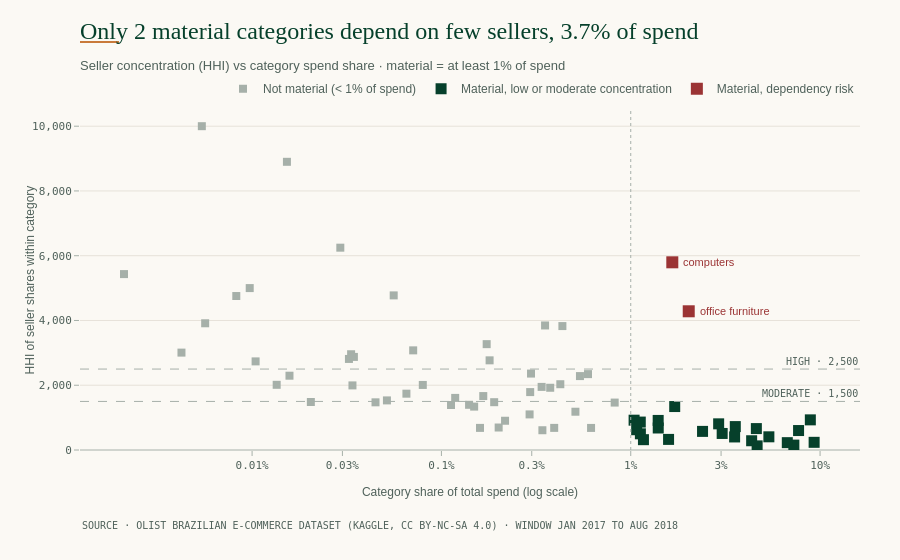

Source (notebook cell):
### Code cell
fig = go.Figure()
groups = [
    ("Not material (< 1% of spend)", ~c["material"], C["context"], 8),
    ("Material, low or moderate concentration", c["material"] & ~c["at_risk"], C["forest_700"], 11),
    ("Material, dependency risk", c["at_risk"], C["unfavorable"], 12),
]
for name, mask, color, size in groups:
    d = c[mask]
    fig.add_scatter(x=d["spend_share"], y=d["hhi"], mode="markers", name=name,
                    marker=dict(symbol="square", size=size, color=color),
                    customdata=np.stack([d["label"], d["n_sellers"], d["top1_share_pct"]], axis=-1),
                    hovertemplate="<b>%{customdata[0]}</b><br>%{x:.1%} of spend · HHI %{y:,.0f}"
                                  "<br>%{customdata[1]} sellers · top seller %{customdata[2]:.0f}%<extra></extra>")

for level, txt in [(1500, "MODERATE · 1,500"), (2500, "HIGH · 2,500")]:
    fig.add_hline(y=level, line=dict(color=C["baseline"], width=1, dash="dash"))
    fig.add_annotation(x=1, xref="paper", y=level, yanchor="bottom", xanchor="right",
                       text=txt, showarrow=False, font=dict(family=MONO, size=10, color=C["axis"]))
fig.add_vline(x=MATERIAL, line=dict(color=C["baseline"], width=1, dash="dot"))

# direct labels only where action is needed
for _, r in c[c["at_risk"]].iterrows():
    fig.add_annotation(x=np.log10(r["spend_share"]), y=r["hhi"], text=r["label"], showarrow=False,
                       xanchor="left", xshift=9, font=dict(size=11, color=C["unfavorable"]))

ticks = [0.0001, 0.0003, 0.001, 0.003, 0.01, 0.03, 0.1]
fig.update_xaxes(type="log", title="Category share of total spend (log scale)",
                 tickvals=ticks, ticktext=["0.01%", "0.03%", "0.1%", "0.3%", "1%", "3%", "10%"])
fig.update_yaxes(title="HHI of seller shares within category", range=[0, 10500], tickformat=",.0f")
n_risk = int(c["at_risk"].sum())
title = (f"Only {n_risk} material categories depend on few sellers, {share(c['at_risk']):.1%} of spend"
         if n_risk else "No material category depends on few sellers")
finish(fig, title, "Seller concentration (HHI) vs category spend share · material = at least 1% of spend")
fig.show()
save(fig, "02_category_concentration")

### Figure 1 — Plotly figure (JSON) as saved in the notebook; plotly's stock layout.template omitted (floating-point values rounded to 4 significant figures; data arrays with more than 128 entries replaced by an {"elided": "..."} marker saying what was removed)
{"data": [{"customdata": {"elided": "48x3 mixed values"}, "hovertemplate": "<b>%{customdata[0]}</b><br>%{x:.1%} of spend · HHI %{y:,.0f}<br>%{customdata[1]} sellers · top seller %{customdata[2]:.0f}%<extra></extra>", "marker": {"color": "#A6B0A9", "size": 8, "symbol": "square"}, "mode": "markers", "name": "Not material (< 1% of spend)", "type": "scatter", "x": [0.0005155, 0.0001044, 0.008227, 8.253e-05, 0.0004487, 0.002006, 0.0005598, 0.0002925, 5.653e-05, 0.005103, 0.0001349, 0.0003248, 0.003528, 0.003756, 0.002974, 0.0014, 0.001124, 0.001599, 0.002923, 0.000345, 0.001489, 0.005948, 0.001797, 0.0007973, 9.717e-05, 0.003942, 0.0006534, 0.006172, 0.0002044, 0.002944, 2.106e-05, 4.237e-05, 0.002168, 0.003415, 0.001734, 0.0019, 5.428e-05, 0.003383, 0.001182, 0.004247, 0.004355, 0.001664, 0.0001576, 0.005393, 0.0003335, 0.000339, 0.0007094, 0.0001528], "y": [1532.0, 2736.0, 1465.0, 4755.0, 1472.0, 694.6, 4775.0, 6248.0, 3913.0, 1182.0, 2013.0, 2812.0, 3846.0, 1923.0, 2360.0, 1396.0, 1390.0, 683.2, 1099.0, 2875.0, 1340.0, 2343.0, 2769.0, 2009.0, 5000.0, 683.3, 1739.0, 681.8, 1482.0, 1788.0, 5432.0, 3008.0, 903.6, 610.1, 3269.0, 1476.0, 10000.0, 1949.0, 1609.0, 2031.0, 3827.0, 1665.0, 2295.0, 2283.0, 2957.0, 1995.0, 3077.0, 8900.0]}, {"customdata": [["watches gifts", 98, 16.83], ["cool stuff", 260, 21.85], ["garden tools", 235, 21.49], ["toys", 248, 16.68], ["baby", 239, 18.22], ["perfumery", 172, 17.18], ["luggage accessories", 73, 21.75], ["construction tools construction", 127, 17.92], ["stationery", 173, 34.73], ["bed bath table", 194, 15.94], ["consoles games", 81, 23.6], ["fashion bags accessories", 98, 11.95], ["sports leisure", 474, 5.488], ["housewares", 462, 4.931], ["telephony", 146, 17.36], ["auto", 370, 11.03], ["pet shop", 135, 8.571], ["small appliances", 101, 19.4], ["furniture decor", 356, 15.46], ["health beauty", 485, 6.337], ["electronics", 146, 9.032], ["musical instruments", 68, 20.32], ["computers accessories", 284, 5.898]], "hovertemplate": "<b>%{customdata[0]}</b><br>%{x:.1%} of spend · HHI %{y:,.0f}<br>%{customdata[1]} sellers · top seller %{customdata[2]:.0f}%<extra></extra>", "marker": {"color": "#06402B", "size": 11, "symbol": "square"}, "mode": "markers", "name": "Material, low or moderate concentration", "type": "scatter", "x": [0.08884, 0.04608, 0.03566, 0.03537, 0.03041, 0.02913, 0.01042, 0.01075, 0.01707, 0.07699, 0.01123, 0.01124, 0.0727, 0.04651, 0.02395, 0.04351, 0.01584, 0.01397, 0.05365, 0.09303, 0.01167, 0.01396, 0.06713], "y": [930.9, 661.1, 723.0, 402.9, 510.8, 807.8, 920.9, 626.1, 1342.0, 600.9, 862.6, 500.1, 151.2, 127.2, 574.6, 285.8, 327.3, 679.8, 407.3, 237.3, 318.8, 913.1, 226.7]}, {"customdata": [["office furniture", 34, 63.52], ["computers", 9, 74.84]], "hovertemplate": "<b>%{customdata[0]}</b><br>%{x:.1%} of spend · HHI %{y:,.0f}<br>%{customdata[1]} sellers · top seller %{customdata[2]:.0f}%<extra></extra>", "marker": {"color": "#9B3434", "size": 12, "symbol": "square"}, "mode": "markers", "name": "Material, dependency risk", "type": "scatter", "x": [0.02024, 0.01658], "y": [4284.0, 5796.0]}], "layout": {"annotations": [{"font": {"color": "#4F615A", "family": "IBM Plex Mono, Consolas, monospace", "size": 10}, "showarrow": false, "text": "MODERATE · 1,500", "x": 1, "xanchor": "right", "xref": "paper", "y": 1500, "yanchor": "bottom"}, {"font": {"color": "#4F615A", "family": "IBM Plex Mono, Consolas, monospace", "size": 10}, "showarrow": false, "text": "HIGH · 2,500", "x": 1, "xanchor": "right", "xref": "paper", "y": 2500, "yanchor": "bottom"}, {"font": {"color": "#9B3434", "size": 11}, "showarrow": false, "text": "office furniture", "x": -1.694, "xanchor": "left", "xshift": 9, "y": 4284.0}, {"font": {"color": "#9B3434", "size": 11}, "showarrow": false, "text": "computers", "x": -1.78, "xanchor": "left", "xshift": 9, "y": 5796.0}, {"font": {"color": "#4F615A", "family": "IBM Plex Mono, Consolas, monospace", "size": 10}, "showarrow": false, "text": "SOURCE · OLIST BRAZILIAN E-COMMERCE DATASET (KAGGLE, CC BY-NC-SA 4.0) · WINDOW JAN 2017 TO AUG 2018", "x": 0, "xanchor": "left", "xref": "paper", "y": -0.2, "yanchor": "top", "yref": "paper"}], "shapes": [{"line": {"color": "#A6B0A9", "dash": "dash", "width": 1}, "type": "line", "x0": 0, "x1": 1, "xref": "x domain", "y0": 1500, "y1": 1500, "yref": "y"}, {"line": {"color": "#A6B0A9", "dash": "dash", "width": 1}, "type": "line", "x0": 0, "x1": 1, "xref": "x domain", "y0": 2500, "y1": 2500, "yref": "y"}, {"line": {"color": "#A6B0A9", "dash": "dot", "width": 1}, "type": "line", "x0": 0.01, "x1": 0.01, "xref": "x", "y0": 0, "y1": 1, "yref": "y domain"}, {"line": {"color": "#C97A3A", "width": 2}, "type": "line", "x0": 0, "x1": 0.05, "xref": "paper", "y0": 1.2, "y1": 1.2, "yref": "paper"}], "title": {"text": "Only 2 material categories depend on few sellers, 3.7% of spend<br><span style='font-family:IBM Plex Sans, Arial, sans-serif;font-size:13px;color:#4F615A'>Seller concentration (HHI) vs category spend share · material = at least 1% of spend</span>"}, "xaxis": {"ticktext": ["0.01%", "0.03%", "0.1%", "0.3%", "1%", "3%", "10%"], "tickvals": [0.0001, 0.0003, 0.001, 0.003, 0.01, 0.03, 0.1], "title": {"text": "Category share of total spend (log scale)"}, "type": "log"}, "yaxis": {"range": [0, 10500], "tickformat": ",.0f", "title": {"text": "HHI of seller shares within category"}}}}
